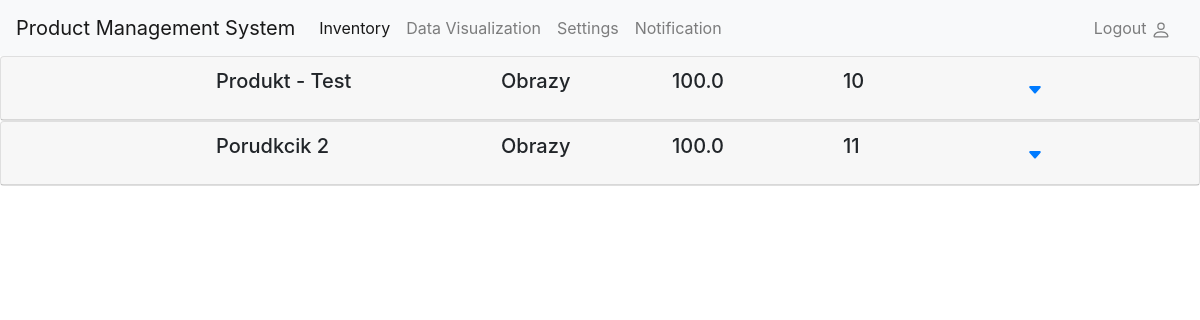
Page / (signed in) on the earlier database version.
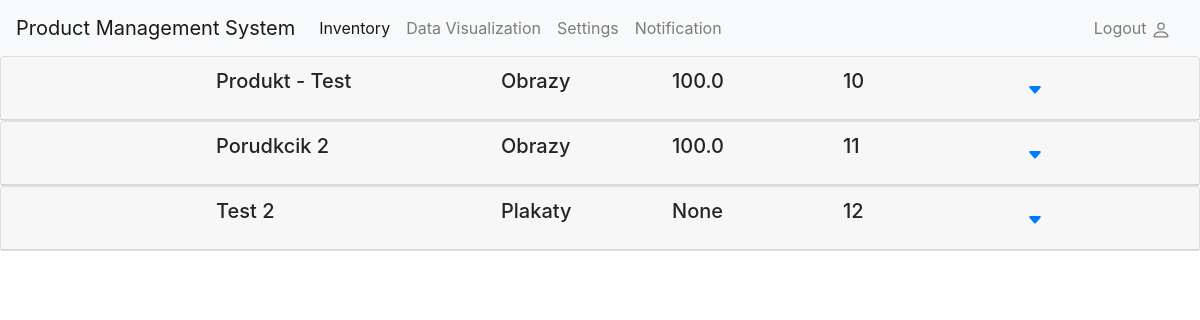
Same page on the later database version.
### inventory/models.py (models this page shows, shortened)
class Product(models.Model):
    name = models.CharField(max_length=50)
    category = models.ManyToManyField(Category)
    stock = models.IntegerField()
    created_at = models.DateTimeField(auto_now_add=True)
    last_modified_at = models.DateTimeField(auto_now=True)
    image = models.ImageField(upload_to='product_images/', blank=True, null=True)
    sku = models.CharField(max_length=50, blank=True, null=True)
    barcode = models.IntegerField(blank=True, null=True)
    brand = models.CharField(max_length=50, blank=True, null=True)
    tags = models.ManyToManyField(Tag, blank=True, null=True)
    exp_date= models.DateField(auto_now=False, blank=True, null=True)
    selling_price = models.FloatField(blank=True, null=True)
    manufacturing_price = models.FloatField(blank=True, null=True)

class Category(models.Model):
    name = models.CharField(max_length=30)
    usage_count = models.PositiveIntegerField(default=0)
    def __str__(self):
        return self.name

### inventory/views.py (the view)
# urls.py: path("", views.home_page, name="home"),
@login_required(login_url="login")
def home_page(request):
    products = Product.objects.all()
    contex={"products":products}
    return render(request, "inventory/list.html", contex)

### inventory/templates/inventory/list.html (shortened to what this page needs)
{% extends "inventory/base.html" %}
{% block content %}
    <div id="accordion">
        {% for product in products%}
            <div class="card">
                <div class="card-header" id="heading{{ product.id }}">
                <h5 class="mb-0">
                    <div class="container">
                        <div class="row">
                          <div class="col">
                          </div>
                          <div class="col-3">
                             {{product.name}}
                          </div>
                          <div class="col">
                            {% for cat in product.category.all %}{{ cat }}{% endfor %}
                          </div>
                          <div class="col">
                            {{ product.selling_price }}
                          </div>
                          <div class="col">
                            {{ product.stock }}
                          </div>
                          <div class="col">
                            <button class="btn btn-link" data-toggle="collapse" data-target="#collapse{{ product.id }}" aria-expanded="true" aria-controls="collapse{{ product.id }}">
                                <svg xmlns="http://www.w3.org/2000/svg" width="16" height="16" fill="currentColor" class="bi bi-caret-down-fill" viewBox="0 0 16 16">
                                    <path d="M7.247 11.14 2.451 5.658C1.885 5.013 2.345 4 3.204 4h9.592a1 1 0 0 1 .753 1.659l-4.796 5.48a1 1 0 0 1-1.506 0z"/>
                                  </svg>
                            </button>
                          </div>
                        </div>
                      </div>
                </h5>
                </div>
            </div>
        {% endfor %}
      </div>
{% endblock content %}

Differences in the rows shown:
added Product: name "Test 2", selling_price "None", stock "12"
now on this page (row unchanged): Category: name "Plakaty", shown under "Test 2"
